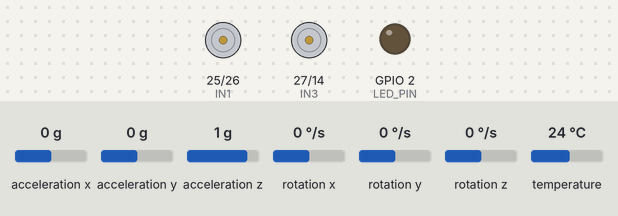
The sketch below on a simulated ESP32. On the bench: motor-driver pin pairs drawn as motors (green arrow = first pin HIGH = forward, orange = second pin HIGH = backward, longer = more drive, scaled by the enable pin), output pins drawn as LEDs (lit = HIGH). Dashed ring = blinking. The test bench sets the inputs (shaded band); at power-on: acceleration x 0 g, acceleration z 1 g, acceleration y 0 g, rotation x 0 °/s, rotation y 0 °/s, rotation z 0 °/s, temperature 24 °C.

Above: at 1.2 s.
1.3 s: acceleration x set to -1.4 g
At 1.67 s:
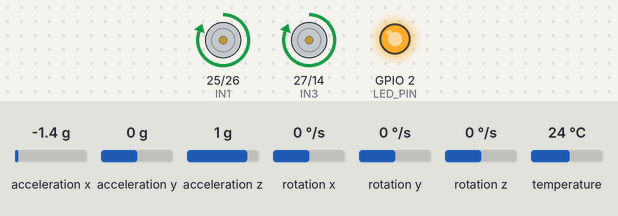
4.3 s: acceleration x set to 0 g
At 5.13 s:
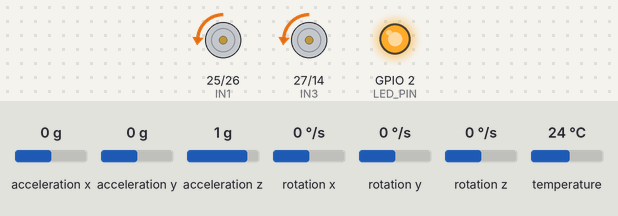
7.3 s: acceleration z set to 0.1 g
10.3 s: acceleration z set to -0.2 g
At 10.9 s:
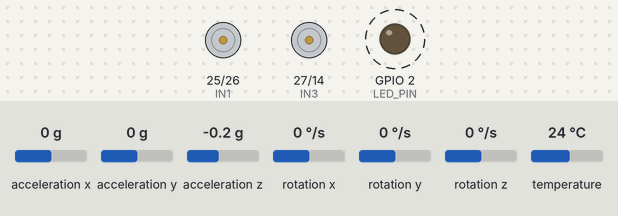
13.3 s: acceleration z set to 0 g
At 14.04 s:
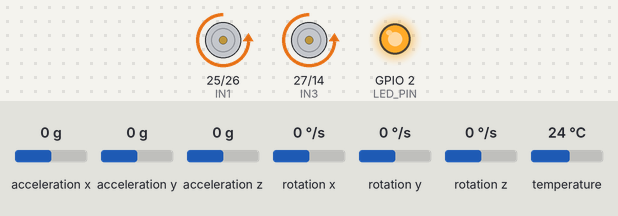
16.3 s: acceleration x set to -0.8 g
Timing chart, 0 to 20.3 s (numbered marks = the images above; inputs shaded):
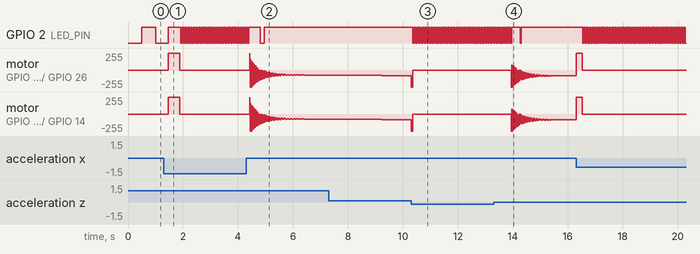

Measured:
- the behaviour switches between 0 and -0.1 g on acceleration z (found by bisection; images 2 and 3)
- after the input at 1.3 s, motor on GPIO 25 (IN1) / GPIO 26 (IN2), motor on GPIO 27 (IN3) / GPIO 14 (IN4): stopped → forward 255/255 after 0.16 s, → stopped 0.43 s later
- after the input at 10.3 s, GPIO 2 (LED_PIN): alternates HIGH for 0.05 s and LOW for 0.05 s, starting after 0.07 s
- after the input at 16.3 s, GPIO 2 (LED_PIN): alternates HIGH for 0.05 s and LOW for 0.05 s, starting after 0.24 s

The sketch:

robot.ino
```cpp
// --- Thư viện ---
#include <Wire.h>
#include <Adafruit_MPU6050.h>
#include <Adafruit_Sensor.h>
#include <math.h>
#include "freertos/FreeRTOS.h"
#include "freertos/task.h"
#include "freertos/queue.h"

// --- PINOUT L298N ---
#define IN1 25
#define IN2 26
#define IN3 27
#define IN4 14
#define ENA 32   // PWM A
#define ENB 33   // PWM B

// Kênh PWM cho ESP32
#define ENA_CH 0
#define ENB_CH 1

// --- Biến và hằng số ---
#define LED_PIN 2 // Chân LED tích hợp trên ESP32

#define PID_TASK_PRIORITY 3
#define MOTOR_TASK_PRIORITY 2
#define MPU_TASK_PRIORITY 4
#define DISPLAY_TASK_PRIORITY 1

#define PID_TASK_DELAY_MS 10
#define MOTOR_TASK_DELAY_MS 10
#define MPU_TASK_DELAY_MS 5
#define DISPLAY_TASK_DELAY_MS 50

double Kp = 15.0;
double Ki = 0.5;
double Kd = 5.0;
double setpoint = 0.0;

// Giới hạn và tham số hệ thống
#define SAFE_ANGLE_DEG 35
#define INTEGRAL_LIMIT 200.0
#define MOTOR_DEADZONE 20
#define PWM_FREQ 20000
#define PWM_RES_BITS 8

// Khai báo handle cho các Queue
QueueHandle_t angle_queue;
QueueHandle_t pid_output_queue;

// Khai báo đối tượng MPU6050
Adafruit_MPU6050 mpu;

// --- Khai báo các hàm của FreeRTOS Task ---
void mpuTask(void *parameter);
void pidTask(void *parameter);
void motorTask(void *parameter);
void displayTask(void *parameter);
void setMotor(int power);

// Tuỳ chọn kiểm tra motor khi khởi động (0: tắt, 1: bật)
#define MOTOR_TEST 0

// Cờ trạng thái để hiển thị/debug
volatile bool g_outOfSafeAngle = false;
volatile int g_lastMotorPower = 0;

void setup() {
  Serial.begin(115200);

  // Khai báo chân LED
  pinMode(LED_PIN, OUTPUT);
  digitalWrite(LED_PIN, HIGH); // Bật LED để báo hiệu setup đang chạy

  // Khởi tạo MPU6050
  Wire.begin();
  if (!mpu.begin()) {
    Serial.println("Lỗi: Không tìm thấy MPU6050!");
    // Nhấp nháy LED để báo lỗi
    while (1) {
      digitalWrite(LED_PIN, HIGH);
      delay(100);
      digitalWrite(LED_PIN, LOW);
      delay(100);
    }
  }
  mpu.setAccelerometerRange(MPU6050_RANGE_2_G);
  mpu.setGyroRange(MPU6050_RANGE_250_DEG);
  mpu.setFilterBandwidth(MPU6050_BAND_21_HZ);

  // Cấu hình chân L298N
  pinMode(IN1, OUTPUT);
  pinMode(IN2, OUTPUT);
  pinMode(IN3, OUTPUT);
  pinMode(IN4, OUTPUT);

  // Cấu hình PWM: dùng analogWrite để tương thích rộng (ESP32 tự ánh xạ LEDC)
  pinMode(ENA, OUTPUT);
  pinMode(ENB, OUTPUT);


  // Khởi tạo Queue
  angle_queue = xQueueCreate(1, sizeof(float));
  pid_output_queue = xQueueCreate(1, sizeof(int));

  if (angle_queue == NULL || pid_output_queue == NULL) {
    Serial.println("Lỗi: Không tạo được Queue!");
    while(1);
  }

  // Tạo các Task
  xTaskCreatePinnedToCore(mpuTask, "MPU Task", 2048, NULL, MPU_TASK_PRIORITY, NULL, 1);
  xTaskCreatePinnedToCore(pidTask, "PID Task", 4096, NULL, PID_TASK_PRIORITY, NULL, 1);
  xTaskCreatePinnedToCore(motorTask, "Motor Task", 2048, NULL, MOTOR_TASK_PRIORITY, NULL, 0);
  xTaskCreatePinnedToCore(displayTask, "Display Task", 2048, NULL, DISPLAY_TASK_PRIORITY, NULL, 0);

  // Tắt LED sau khi setup hoàn thành và các task được tạo
  digitalWrite(LED_PIN, LOW);
}

void loop() {

}

// --- Các hàm FreeRTOS Task ---

// Task đọc dữ liệu MPU6050
void mpuTask(void *parameter) {
  float angle = 0.0;
  long lastTime = micros();
  sensors_event_t a, g, temp;
  // Hiệu chỉnh nhanh: lấy bias gyro và offset góc từ accel trong thời gian ngắn
  const int calibSamples = 200;
  float gyroBiasY = 0.0f;
  float accelAngleOffset = 0.0f;
  for (int i = 0; i < calibSamples; i++) {
    mpu.getEvent(&a, &g, &temp);
    gyroBiasY += g.gyro.y;
    // Góc từ accel (pitch) dùng atan2(x, z)
    float accelAngle = atan2f(a.acceleration.x, a.acceleration.z) * 57.2957795f;
    accelAngleOffset += accelAngle;
    vTaskDelay(pdMS_TO_TICKS(5));
  }
  gyroBiasY /= calibSamples;
  accelAngleOffset /= calibSamples;

  for (;;) {
    long currentTime = micros();
    float dt = (currentTime - lastTime) / 1000000.0;
    lastTime = currentTime;

    mpu.getEvent(&a, &g, &temp);

    // Tính toán góc từ Gyro và Accel (sử dụng Complementary filter)
    float gyroY = g.gyro.y - gyroBiasY;
    float accelAngle = atan2f(a.acceleration.x, a.acceleration.z) * 57.2957795f - accelAngleOffset;
    angle = 0.98f * (angle + gyroY * dt) + 0.02f * accelAngle;

    // Gửi góc nghiêng vào Queue cho task PID
    xQueueOverwrite(angle_queue, &angle);

    vTaskDelay(pdMS_TO_TICKS(MPU_TASK_DELAY_MS));
  }
}

// Task tính toán PID
void pidTask(void *parameter) {
  float angle = 0.0;
  double error, integral = 0, lastError = 0;
  long lastTime = millis();

  for (;;) {
    if (xQueueReceive(angle_queue, &angle, portMAX_DELAY) == pdPASS) {
      long currentTime = millis();
      float dt = (currentTime - lastTime) / 1000.0;
      lastTime = currentTime;

      // Ngắt an toàn: nếu góc vượt quá giới hạn, tắt motor và reset PID
      if (fabs(angle) > SAFE_ANGLE_DEG) {
        g_outOfSafeAngle = true;
        int zero = 0;
        xQueueOverwrite(pid_output_queue, &zero);
        integral = 0;
        lastError = 0;
        vTaskDelay(pdMS_TO_TICKS(PID_TASK_DELAY_MS));
        continue;
      }
      g_outOfSafeAngle = false;

      error = setpoint - angle;
      // Tích phân có giới hạn (anti-windup)
      integral += error * dt;
      if (integral > INTEGRAL_LIMIT) integral = INTEGRAL_LIMIT;
      else if (integral < -INTEGRAL_LIMIT) integral = -INTEGRAL_LIMIT;
      double derivative = (error - lastError) / dt;
      int output = Kp * error + Ki * integral + Kd * derivative;
      lastError = error;

      int motorPower = constrain(output, -255, 255);
      // Deadzone để tránh rung nhẹ
      if (motorPower > -MOTOR_DEADZONE && motorPower < MOTOR_DEADZONE) {
        motorPower = 0;
      }
      g_lastMotorPower = motorPower;
      xQueueOverwrite(pid_output_queue, &motorPower);
    }
    vTaskDelay(pdMS_TO_TICKS(PID_TASK_DELAY_MS));
  }
}

// Task điều khiển motor
void motorTask(void *parameter) {
  int motorPower = 0;

  for (;;) {
    if (xQueueReceive(pid_output_queue, &motorPower, portMAX_DELAY) == pdPASS) {
      setMotor(motorPower);
    }
    vTaskDelay(pdMS_TO_TICKS(MOTOR_TASK_DELAY_MS));
  }
}

// Task hiển thị dữ liệu (ví dụ: qua Serial)
void displayTask(void *parameter) {
  float angle;
  int motorPower;

  for (;;) {
    if (xQueuePeek(angle_queue, &angle, 0) == pdPASS &&
        xQueuePeek(pid_output_queue, &motorPower, 0) == pdPASS) {
      Serial.print("Angle: ");
      Serial.print(angle);
      Serial.print(" | PID Output: ");
      Serial.println(motorPower);
    }
    // LED báo trạng thái: nhanh nếu vượt SAFE, chậm nếu bình thường và power=0, sáng nếu đang drive
    if (g_outOfSafeAngle) {
      digitalWrite(LED_PIN, !digitalRead(LED_PIN));
    } else if (g_lastMotorPower == 0) {
      static uint32_t t = 0;
      if (millis() - t > 500) { t = millis(); digitalWrite(LED_PIN, !digitalRead(LED_PIN)); }
    } else {
      digitalWrite(LED_PIN, HIGH);
    }
    vTaskDelay(pdMS_TO_TICKS(DISPLAY_TASK_DELAY_MS));
  }
}

// Hàm điều khiển motor
void setMotor(int power) {
  if (power > 0) {
    digitalWrite(IN1, HIGH);
    digitalWrite(IN2, LOW);
    digitalWrite(IN3, HIGH);
    digitalWrite(IN4, LOW);
    analogWrite(ENA, power);
    analogWrite(ENB, power);
  } else if (power < 0) {
    digitalWrite(IN1, LOW);
    digitalWrite(IN2, HIGH);
    digitalWrite(IN3, LOW);
    digitalWrite(IN4, HIGH);
    analogWrite(ENA, abs(power));
    analogWrite(ENB, abs(power));
  } else {
    digitalWrite(IN1, LOW);
    digitalWrite(IN2, LOW);
    digitalWrite(IN3, LOW);
    digitalWrite(IN4, LOW);
    analogWrite(ENA, 0);
    analogWrite(ENB, 0);
  }
}
```
